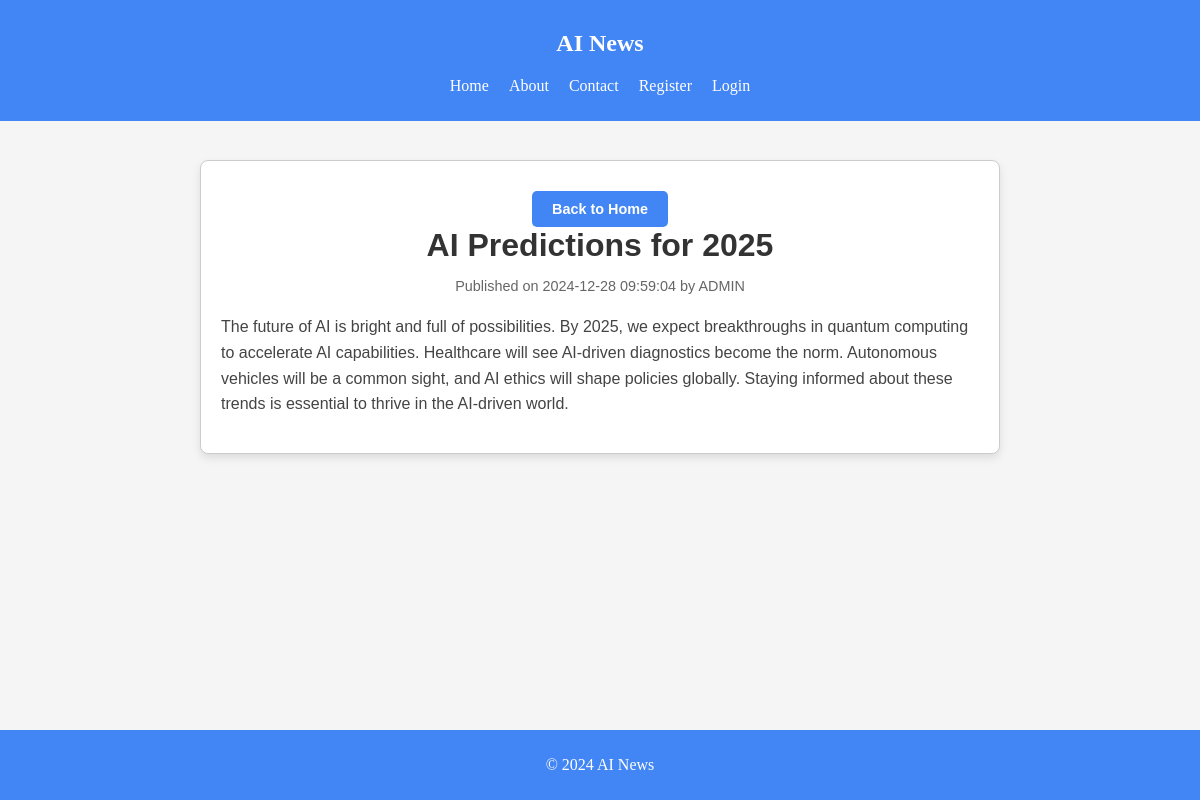
Screenshot of /posts/55 with the database file from the repository.
### tables this page shows
CREATE TABLE "posts" (
    id INTEGER PRIMARY KEY AUTOINCREMENT,
    title TEXT NOT NULL,
    content TEXT NOT NULL,
    created_at TIMESTAMP DEFAULT CURRENT_TIMESTAMP,
    user_id INTEGER,
    FOREIGN KEY (user_id) REFERENCES users(id)
);

CREATE TABLE "users" (
    id INTEGER PRIMARY KEY AUTOINCREMENT,
    email TEXT NOT NULL UNIQUE,
    password TEXT NOT NULL,
    name TEXT NOT NULL
);

### controllers/PostController.php (called while the page is built, shortened)
<?php
class PostController {
    public function show($id) {
        $postModel = new PostModel();
        $post = $postModel->getPostById($id);
        include 'views/posts/show.php';
        include 'views/layouts/layout.php';
    }
}

### init.php (called while the page is built, shortened)
<?php
function getDbConnection() {
    return new SQLite3('/var/www/html/database/ai_news_blog.db');
}

### models/PostModel.php (called while the page is built, shortened)
<?php
class PostModel {
    private $db;
    public function __construct() {
        $this->db = getDbConnection();
    }
    public function getPostById($id) {
        $stmt = $this->db->prepare("
            SELECT posts.*, users.name AS author
            FROM posts
            JOIN users ON posts.user_id = users.id
            WHERE posts.id = :id
        ");
        $stmt->bindValue(':id', $id, SQLITE3_INTEGER);
        $result = $stmt->execute();
        return $result->fetchArray(SQLITE3_ASSOC);
    }
}

### views/posts/show.php (the view)
<section class="post-page">
    <div class="post-page-header">
        <?php if (!empty($_SESSION['user'])): ?>
            <a href="/posts" class="page-back-link">Back to Post List</a>
        <?php else: ?>
            <a href="/" class="page-back-link">Back to Home</a>
        <?php endif; ?>
        <h1 class="post-page-title"><?php echo htmlspecialchars($post['title']); ?></h1>
        <p class="post-page-meta">Published on <?php echo htmlspecialchars($post['created_at']); ?> by <?php echo htmlspecialchars($post['author']); ?></p>
    </div>
    <div class="post-page-content">
        <p><?php echo nl2br(htmlspecialchars($post['content'])); ?></p>
    </div>
</section>

### css/styles.css (style rules this page uses)
:root { --primary-color: #4285F4; --secondary-color: #34A853; --accent-color: #FBBC05; --background-color: #F5F5F5; --text-color: #202124; }
body { background-color: var(--background-color); color: var(--text-color); margin: 0; }
@media (min-width: 600px) { body { font-size: 16px; } }
section { width: 100%; max-width: 1200px; margin: 0 auto; padding: 20px; box-sizing: border-box; }
.post-page { max-width: 800px; margin: 40px auto; padding: 20px; background-color: #fff; border: 1px solid #ccc; border-radius: 8px; box-shadow: 0 4px 8px rgba(0, 0, 0, 0.1); text-align: center; font-family: Arial, sans-serif; }
.post-page-header { margin-bottom: 20px; }
.post-page-title { font-size: 2em; color: #333; margin: 0 0 10px; }
.post-page-meta { font-size: 0.9em; color: #666; }
.post-page-content { text-align: left; line-height: 1.6; color: #444; }
.page-back-link { display: inline-block; margin-top: 10px; padding: 10px 20px; background-color: #4285F4; color: #fff; text-decoration: none; border-radius: 5px; font-size: 0.9em; font-weight: bold; text-align: center; transition: background-color 0.3s ease; }

### rows the page displays
posts: title "AI Predictions for 2025", created_at "2024-12-28 09:59:04", user.name "ADMIN", content "The future of AI is bright and full of possibilities. By 2025, we expect breakthroughs in quantum computing to accelerate AI capabilities. Healthcare will see AI-driven diagnostics become the norm. Autonomous vehicles will be a common sight, and AI ethics will shape policies globally. Staying informed about these trends is essential to thrive in the AI-driven world."
